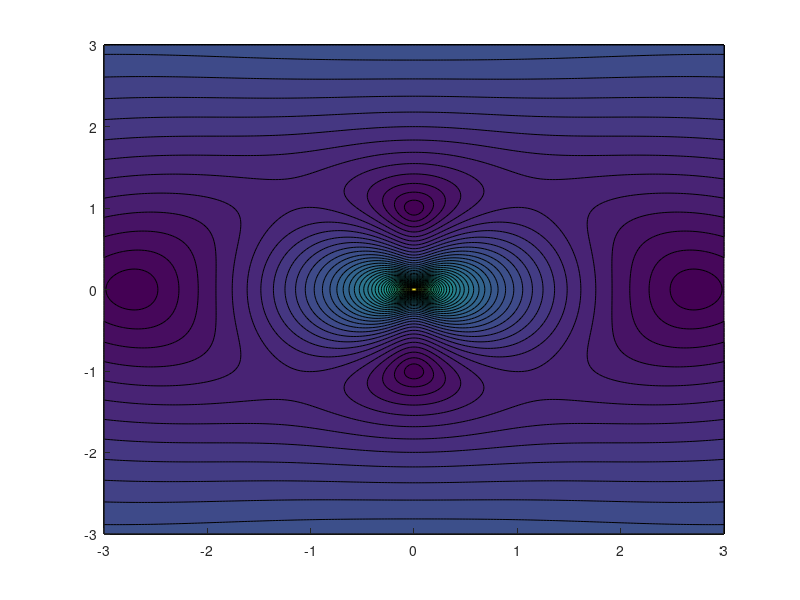

The MATLAB source for this figure: (Note: this script raises an error after producing the figure.)
clear; clc; close all;

% Description: Plots the velocity profiles for the fundamental solution of
% stoke's flow

nu = 100;

U = @(x) 1/4/pi/nu * [log(1/norm(x)) + x(1)*x(1)/(norm(x))^2, x(1)*x(2)/(norm(x))^2;
                       x(2)*x(1)/(norm(x))^2, log(1/norm(x)) + x(2)*x(2)/(norm(x))^2];

        
N = 200;
X = linspace(-3,3,N);
Y = linspace(-3,3,N);

[x,y] = meshgrid(X,Y);
ux = zeros(size(x));
uy = zeros(size(y));

for j = 1:N
    for i = 1:N
        temp = U([x(i,j),y(i,j)]);
%         ux(i,j) = 2*temp(1,1)+2*temp(1,2);
%         uy(i,j) = 2*temp(2,1)+2*temp(2,2);
        ux(i,j) = temp(1,1);
        uy(i,j) = temp(2,1);
    end
end

u = sqrt(ux.^2+uy.^2);

figure(1)
contourf(x,y,u,50,'edgecolor','none')
colormap(jet)

clear;

xu = load('u_x_mesh.txt');
yu = load('u_y_mesh.txt');
xv = load('v_x_mesh.txt');
yv = load('v_y_mesh.txt');
xp = load('p_x_mesh.txt');
yp = load('p_y_mesh.txt');

% Domain size
Lx = max(xu,[],'all');
Ly = max(yv,[],'all');

uFile = dir(strcat('u_0','*'));
vFile = dir(strcat('v_0','*'));
pFile = dir(strcat('ib_','*'));

% nFiles = length(uFile);
nFiles = 20;
u = load(uFile(nFiles).name);
v = load(vFile(nFiles).name);


% Store the values at cell centers
N = 100;
uc = zeros(N,N);
vc = zeros(N,N);

for j = 2:N+1
    for i = 1:N
        vc(i,j-1) = v(i,j); 
    end
end

for j = 1:N
    for i = 2:N+1
        uc(i-1,j) = u(i,j); 
    end
end

umag = sqrt(uc.^2+vc.^2);

figure(2)
contourf(xp,yp,umag,50,'edgecolor','none')
colormap(jet)

% Compare the two results (Analytical and numerical)
nu = 100;

U = @(x) 1/4/pi/nu * [log(1/norm(x)) + x(1)*x(1)/(norm(x))^2, x(1)*x(2)/(norm(x))^2;
                       x(2)*x(1)/(norm(x))^2, log(1/norm(x)) + x(2)*x(2)/norm(x)^2];

% Location of X-planes
np =  5;
X = linspace(-1,1,np);
ymin = 0; ymax = 10; N = 100;
Y = linspace(ymin,ymax,N);

figure(3)
for ip = 1:np
    subplot(1,np,ip)
    hold on
    for j = 1:N
        temp = U([X(ip),Y(j)]);
        ux = temp(1,1);
        uy = temp(2,1);
        u = sqrt(ux^2+uy^2);
        plot(Y(j),ux,'rx')
        title(sprintf('x = %.2f',X(ip)))
    end
end


% Plot the velocity due to force calculated numerically
% Middle of the domain
np = 5;
X = linspace(Lx/4,3*Lx/4,np);

ymin = 0.5; ymax = 0.6; N = 100;
Y = linspace(ymin,ymax,N);

figure(4)
for ip = 1:np
    subplot(1,np,ip)
    plot(Y,interp2(xp,yp,uc,X(ip),Y))
    title(sprintf('x = %.2f',X(ip)))
end
